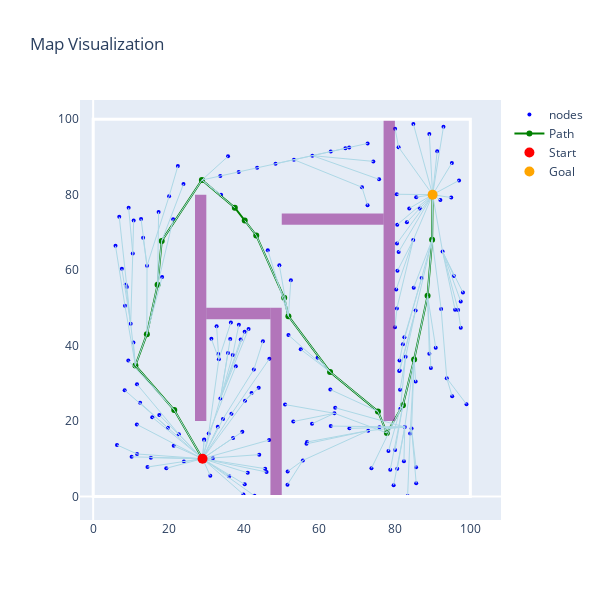

The notebook cell this image was saved under:
### Code cell
visualize_map_shapes(maze_map.grid, obs=maze_map.obstacles, start=maze_map.start, goal=maze_map.goal, path=result2.path, nodes=list(map(lambda x: x.position, result2.nodes)), edges=result2.edges)

### Figure 1 — Plotly figure (JSON) as saved in the notebook; plotly's stock layout.template omitted (floating-point values rounded to 4 significant figures; data arrays with more than 128 entries replaced by an {"elided": "..."} marker saying what was removed)
{"data": [{"marker": {"color": "blue", "size": 4}, "mode": "markers", "name": "nodes", "type": "scatter", "x": {"elided": "195 float values"}, "y": {"elided": "195 float values"}}, {"line": {"color": "green"}, "marker": {"size": 6}, "mode": "lines+markers", "name": "Path", "type": "scatter", "x": [29, 21.5, 11.19, 14.23, 17.08, 18.17, 28.82, 37.56, 40.18, 43.24, 50.65, 51.76, 62.81, 75.51, 77.88, 82.13, 85.09, 88.66, 89.87, 90], "y": [10, 22.89, 34.73, 43.02, 56.09, 67.74, 83.88, 76.54, 73.15, 69.2, 52.66, 47.79, 33.0, 22.54, 16.83, 24.2, 36.31, 53.17, 68.07, 80]}, {"hoverinfo": "skip", "line": {"color": "lightblue", "width": 1}, "mode": "lines", "showlegend": false, "type": "scatter", "x": [29, 29.43], "y": [10, 14.98]}, {"hoverinfo": "skip", "line": {"color": "lightblue", "width": 1}, "mode": "lines", "showlegend": false, "type": "scatter", "x": [90, 86.59], "y": [80, 76.34]}, {"hoverinfo": "skip", "line": {"color": "lightblue", "width": 1}, "mode": "lines", "showlegend": false, "type": "scatter", "x": [86.59, 83.18], "y": [76.34, 72.68]}, {"hoverinfo": "skip", "line": {"color": "lightblue", "width": 1}, "mode": "lines", "showlegend": false, "type": "scatter", "x": [90, 84.87], "y": [80, 67.98]}, {"hoverinfo": "skip", "line": {"color": "lightblue", "width": 1}, "mode": "lines", "showlegend": false, "type": "scatter", "x": [29, 33.05], "y": [10, 18.44]}, {"hoverinfo": "skip", "line": {"color": "lightblue", "width": 1}, "mode": "lines", "showlegend": false, "type": "scatter", "x": [29, 36.66], "y": [10, 21.89]}, {"hoverinfo": "skip", "line": {"color": "lightblue", "width": 1}, "mode": "lines", "showlegend": false, "type": "scatter", "x": [29, 40.28], "y": [10, 25.35]}, {"hoverinfo": "skip", "line": {"color": "lightblue", "width": 1}, "mode": "lines", "showlegend": false, "type": "scatter", "x": [40.28, 43.89], "y": [25.35, 28.8]}, {"hoverinfo": "skip", "line": {"color": "lightblue", "width": 1}, "mode": "lines", "showlegend": false, "type": "scatter", "x": [90, 80.99], "y": [80, 64.82]}, {"hoverinfo": "skip", "line": {"color": "lightblue", "width": 1}, "mode": "lines", "showlegend": false, "type": "scatter", "x": [84.87, 80.68], "y": [67.98, 59.83]}, {"hoverinfo": "skip", "line": {"color": "lightblue", "width": 1}, "mode": "lines", "showlegend": false, "type": "scatter", "x": [36.66, 46.72], "y": [21.89, 36.47]}, {"hoverinfo": "skip", "line": {"color": "lightblue", "width": 1}, "mode": "lines", "showlegend": false, "type": "scatter", "x": [42.6, 45.01], "y": [33.63, 41.17]}, {"hoverinfo": "skip", "line": {"color": "lightblue", "width": 1}, "mode": "lines", "showlegend": false, "type": "scatter", "x": [84.87, 80.35], "y": [67.98, 54.84]}, {"hoverinfo": "skip", "line": {"color": "lightblue", "width": 1}, "mode": "lines", "showlegend": false, "type": "scatter", "x": [90, 80.62], "y": [80, 72.04]}, {"hoverinfo": "skip", "line": {"color": "lightblue", "width": 1}, "mode": "lines", "showlegend": false, "type": "scatter", "x": [90, 94.94], "y": [80, 79.23]}, {"hoverinfo": "skip", "line": {"color": "lightblue", "width": 1}, "mode": "lines", "showlegend": false, "type": "scatter", "x": [90, 89.87], "y": [80, 68.07]}, {"hoverinfo": "skip", "line": {"color": "lightblue", "width": 1}, "mode": "lines", "showlegend": false, "type": "scatter", "x": [29, 33.74], "y": [10, 25.95]}, {"hoverinfo": "skip", "line": {"color": "lightblue", "width": 1}, "mode": "lines", "showlegend": false, "type": "scatter", "x": [33.74, 41.21], "y": [25.95, 44.41]}, {"hoverinfo": "skip", "line": {"color": "lightblue", "width": 1}, "mode": "lines", "showlegend": false, "type": "scatter", "x": [33.74, 36.34], "y": [25.95, 41.75]}, {"hoverinfo": "skip", "line": {"color": "lightblue", "width": 1}, "mode": "lines", "showlegend": false, "type": "scatter", "x": [84.87, 80.52], "y": [67.98, 49.85]}, {"hoverinfo": "skip", "line": {"color": "lightblue", "width": 1}, "mode": "lines", "showlegend": false, "type": "scatter", "x": [80.52, 80.02], "y": [49.85, 44.87]}, {"hoverinfo": "skip", "line": {"color": "lightblue", "width": 1}, "mode": "lines", "showlegend": false, "type": "scatter", "x": [33.74, 40.16], "y": [25.95, 43.64]}, {"hoverinfo": "skip", "line": {"color": "lightblue", "width": 1}, "mode": "lines", "showlegend": false, "type": "scatter", "x": [33.74, 37.01], "y": [25.95, 37.52]}, {"hoverinfo": "skip", "line": {"color": "lightblue", "width": 1}, "mode": "lines", "showlegend": false, "type": "scatter", "x": [89.87, 85.49], "y": [68.07, 49.3]}, {"hoverinfo": "skip", "line": {"color": "lightblue", "width": 1}, "mode": "lines", "showlegend": false, "type": "scatter", "x": [29, 31.06], "y": [10, 5.444]}, {"hoverinfo": "skip", "line": {"color": "lightblue", "width": 1}, "mode": "lines", "showlegend": false, "type": "scatter", "x": [29, 36.06], "y": [10, 5.355]}, {"hoverinfo": "skip", "line": {"color": "lightblue", "width": 1}, "mode": "lines", "showlegend": false, "type": "scatter", "x": [89.87, 88.66], "y": [68.07, 53.17]}, {"hoverinfo": "skip", "line": {"color": "lightblue", "width": 1}, "mode": "lines", "showlegend": false, "type": "scatter", "x": [88.66, 85.09], "y": [53.17, 36.31]}, {"hoverinfo": "skip", "line": {"color": "lightblue", "width": 1}, "mode": "lines", "showlegend": false, "type": "scatter", "x": [85.49, 81.14], "y": [49.3, 33.25]}, {"hoverinfo": "skip", "line": {"color": "lightblue", "width": 1}, "mode": "lines", "showlegend": false, "type": "scatter", "x": [29, 40.98], "y": [10, 6.244]}, {"hoverinfo": "skip", "line": {"color": "lightblue", "width": 1}, "mode": "lines", "showlegend": false, "type": "scatter", "x": [89.87, 92.26], "y": [68.07, 49.7]}, {"hoverinfo": "skip", "line": {"color": "lightblue", "width": 1}, "mode": "lines", "showlegend": false, "type": "scatter", "x": [29, 45.98], "y": [10, 6.463]}, {"hoverinfo": "skip", "line": {"color": "lightblue", "width": 1}, "mode": "lines", "showlegend": false, "type": "scatter", "x": [90, 97.0], "y": [80, 83.78]}, {"hoverinfo": "skip", "line": {"color": "lightblue", "width": 1}, "mode": "lines", "showlegend": false, "type": "scatter", "x": [33.74, 35.75], "y": [25.95, 38.05]}, {"hoverinfo": "skip", "line": {"color": "lightblue", "width": 1}, "mode": "lines", "showlegend": false, "type": "scatter", "x": [90, 95.11], "y": [80, 88.41]}, {"hoverinfo": "skip", "line": {"color": "lightblue", "width": 1}, "mode": "lines", "showlegend": false, "type": "scatter", "x": [29, 40.18], "y": [10, 3.193]}, {"hoverinfo": "skip", "line": {"color": "lightblue", "width": 1}, "mode": "lines", "showlegend": false, "type": "scatter", "x": [90, 83.81], "y": [80, 76.37]}, {"hoverinfo": "skip", "line": {"color": "lightblue", "width": 1}, "mode": "lines", "showlegend": false, "type": "scatter", "x": [29, 31.73], "y": [10, 10.14]}, {"hoverinfo": "skip", "line": {"color": "lightblue", "width": 1}, "mode": "lines", "showlegend": false, "type": "scatter", "x": [90, 80.5], "y": [80, 80.11]}, {"hoverinfo": "skip", "line": {"color": "lightblue", "width": 1}, "mode": "lines", "showlegend": false, "type": "scatter", "x": [29, 24.06], "y": [10, 9.224]}, {"hoverinfo": "skip", "line": {"color": "lightblue", "width": 1}, "mode": "lines", "showlegend": false, "type": "scatter", "x": [90, 91.22], "y": [80, 91.54]}, {"hoverinfo": "skip", "line": {"color": "lightblue", "width": 1}, "mode": "lines", "showlegend": false, "type": "scatter", "x": [29, 21.36], "y": [10, 13.43]}, {"hoverinfo": "skip", "line": {"color": "lightblue", "width": 1}, "mode": "lines", "showlegend": false, "type": "scatter", "x": [40.28, 42.0], "y": [25.35, 27.4]}, {"hoverinfo": "skip", "line": {"color": "lightblue", "width": 1}, "mode": "lines", "showlegend": false, "type": "scatter", "x": [29, 19.38], "y": [10, 7.452]}, {"hoverinfo": "skip", "line": {"color": "lightblue", "width": 1}, "mode": "lines", "showlegend": false, "type": "scatter", "x": [88.66, 89.54], "y": [53.17, 34.02]}, {"hoverinfo": "skip", "line": {"color": "lightblue", "width": 1}, "mode": "lines", "showlegend": false, "type": "scatter", "x": [29, 30.63], "y": [10, 16.69]}, {"hoverinfo": "skip", "line": {"color": "lightblue", "width": 1}, "mode": "lines", "showlegend": false, "type": "scatter", "x": [29, 19.81], "y": [10, 18.19]}, {"hoverinfo": "skip", "line": {"color": "lightblue", "width": 1}, "mode": "lines", "showlegend": false, "type": "scatter", "x": [92.26, 93.76], "y": [49.7, 31.34]}, {"hoverinfo": "skip", "line": {"color": "lightblue", "width": 1}, "mode": "lines", "showlegend": false, "type": "scatter", "x": [29, 14.4], "y": [10, 7.79]}, {"hoverinfo": "skip", "line": {"color": "lightblue", "width": 1}, "mode": "lines", "showlegend": false, "type": "scatter", "x": [89.87, 87.08], "y": [68.07, 57.92]}, {"hoverinfo": "skip", "line": {"color": "lightblue", "width": 1}, "mode": "lines", "showlegend": false, "type": "scatter", "x": [87.08, 82.13], "y": [57.92, 40.33]}, {"hoverinfo": "skip", "line": {"color": "lightblue", "width": 1}, "mode": "lines", "showlegend": false, "type": "scatter", "x": [29, 22.71], "y": [10, 16.49]}, {"hoverinfo": "skip", "line": {"color": "lightblue", "width": 1}, "mode": "lines", "showlegend": false, "type": "scatter", "x": [29, 10.19], "y": [10, 10.5]}, {"hoverinfo": "skip", "line": {"color": "lightblue", "width": 1}, "mode": "lines", "showlegend": false, "type": "scatter", "x": [29, 15.67], "y": [10, 20.99]}, {"hoverinfo": "skip", "line": {"color": "lightblue", "width": 1}, "mode": "lines", "showlegend": false, "type": "scatter", "x": [90, 89.13], "y": [80, 96.09]}, {"hoverinfo": "skip", "line": {"color": "lightblue", "width": 1}, "mode": "lines", "showlegend": false, "type": "scatter", "x": [29, 44.03], "y": [10, 11.07]}, {"hoverinfo": "skip", "line": {"color": "lightblue", "width": 1}, "mode": "lines", "showlegend": false, "type": "scatter", "x": [90, 84.89], "y": [80, 98.74]}, {"hoverinfo": "skip", "line": {"color": "lightblue", "width": 1}, "mode": "lines", "showlegend": false, "type": "scatter", "x": [30.63, 37.81], "y": [16.69, 34.51]}, {"hoverinfo": "skip", "line": {"color": "lightblue", "width": 1}, "mode": "lines", "showlegend": false, "type": "scatter", "x": [88.66, 89.13], "y": [53.17, 37.82]}, {"hoverinfo": "skip", "line": {"color": "lightblue", "width": 1}, "mode": "lines", "showlegend": false, "type": "scatter", "x": [29, 15.3], "y": [10, 10.26]}, {"hoverinfo": "skip", "line": {"color": "lightblue", "width": 1}, "mode": "lines", "showlegend": false, "type": "scatter", "x": [30.63, 33.33], "y": [16.69, 36.39]}, {"hoverinfo": "skip", "line": {"color": "lightblue", "width": 1}, "mode": "lines", "showlegend": false, "type": "scatter", "x": [33.33, 36.51], "y": [36.39, 46.14]}, {"hoverinfo": "skip", "line": {"color": "lightblue", "width": 1}, "mode": "lines", "showlegend": false, "type": "scatter", "x": [33.33, 31.34], "y": [36.39, 41.77]}, {"hoverinfo": "skip", "line": {"color": "lightblue", "width": 1}, "mode": "lines", "showlegend": false, "type": "scatter", "x": [33.33, 33.18], "y": [36.39, 37.74]}, {"hoverinfo": "skip", "line": {"color": "lightblue", "width": 1}, "mode": "lines", "showlegend": false, "type": "scatter", "x": [85.09, 82.63], "y": [36.31, 18.39]}, {"hoverinfo": "skip", "line": {"color": "lightblue", "width": 1}, "mode": "lines", "showlegend": false, "type": "scatter", "x": [33.33, 32.73], "y": [36.39, 45.14]}, {"hoverinfo": "skip", "line": {"color": "lightblue", "width": 1}, "mode": "lines", "showlegend": false, "type": "scatter", "x": [19.81, 12.45], "y": [18.19, 24.81]}, {"hoverinfo": "skip", "line": {"color": "lightblue", "width": 1}, "mode": "lines", "showlegend": false, "type": "scatter", "x": [82.63, 72.91], "y": [18.39, 17.43]}, {"hoverinfo": "skip", "line": {"color": "lightblue", "width": 1}, "mode": "lines", "showlegend": false, "type": "scatter", "x": [82.63, 67.95], "y": [18.39, 18.04]}, {"hoverinfo": "skip", "line": {"color": "lightblue", "width": 1}, "mode": "lines", "showlegend": false, "type": "scatter", "x": [82.63, 62.99], "y": [18.39, 18.64]}, {"hoverinfo": "skip", "line": {"color": "lightblue", "width": 1}, "mode": "lines", "showlegend": false, "type": "scatter", "x": [82.13, 81.22], "y": [40.33, 36.06]}, {"hoverinfo": "skip", "line": {"color": "lightblue", "width": 1}, "mode": "lines", "showlegend": false, "type": "scatter", "x": [22.71, 11.62], "y": [16.49, 29.74]}, {"hoverinfo": "skip", "line": {"color": "lightblue", "width": 1}, "mode": "lines", "showlegend": false, "type": "scatter", "x": [90, 80.56], "y": [80, 67.08]}, {"hoverinfo": "skip", "line": {"color": "lightblue", "width": 1}, "mode": "lines", "showlegend": false, "type": "scatter", "x": [29, 11.64], "y": [10, 11.24]}, {"hoverinfo": "skip", "line": {"color": "lightblue", "width": 1}, "mode": "lines", "showlegend": false, "type": "scatter", "x": [72.91, 56.71], "y": [17.43, 14.43]}, {"hoverinfo": "skip", "line": {"color": "lightblue", "width": 1}, "mode": "lines", "showlegend": false, "type": "scatter", "x": [29, 37.1], "y": [10, 15.51]}, {"hoverinfo": "skip", "line": {"color": "lightblue", "width": 1}, "mode": "lines", "showlegend": false, "type": "scatter", "x": [11.64, 6.313], "y": [11.24, 13.65]}, {"hoverinfo": "skip", "line": {"color": "lightblue", "width": 1}, "mode": "lines", "showlegend": false, "type": "scatter", "x": [72.91, 55.6], "y": [17.43, 9.55]}, {"hoverinfo": "skip", "line": {"color": "lightblue", "width": 1}, "mode": "lines", "showlegend": false, "type": "scatter", "x": [82.63, 64.17], "y": [18.39, 23.5]}, {"hoverinfo": "skip", "line": {"color": "lightblue", "width": 1}, "mode": "lines", "showlegend": false, "type": "scatter", "x": [37.01, 38.63], "y": [37.52, 45.53]}, {"hoverinfo": "skip", "line": {"color": "lightblue", "width": 1}, "mode": "lines", "showlegend": false, "type": "scatter", "x": [85.49, 81.28], "y": [49.3, 33.41]}, {"hoverinfo": "skip", "line": {"color": "lightblue", "width": 1}, "mode": "lines", "showlegend": false, "type": "scatter", "x": [11.19, 10.66], "y": [34.73, 40.83]}, {"hoverinfo": "skip", "line": {"color": "lightblue", "width": 1}, "mode": "lines", "showlegend": false, "type": "scatter", "x": [82.63, 75.9], "y": [18.39, 18.35]}, {"hoverinfo": "skip", "line": {"color": "lightblue", "width": 1}, "mode": "lines", "showlegend": false, "type": "scatter", "x": [11.19, 9.944], "y": [34.73, 45.78]}, {"hoverinfo": "skip", "line": {"color": "lightblue", "width": 1}, "mode": "lines", "showlegend": false, "type": "scatter", "x": [55.6, 51.56], "y": [9.55, 6.6]}, {"hoverinfo": "skip", "line": {"color": "lightblue", "width": 1}, "mode": "lines", "showlegend": false, "type": "scatter", "x": [11.19, 8.432], "y": [34.73, 50.55]}, {"hoverinfo": "skip", "line": {"color": "lightblue", "width": 1}, "mode": "lines", "showlegend": false, "type": "scatter", "x": [29, 42.77], "y": [10, 0.1406]}, {"hoverinfo": "skip", "line": {"color": "lightblue", "width": 1}, "mode": "lines", "showlegend": false, "type": "scatter", "x": [72.91, 56.56], "y": [17.43, 13.93]}, {"hoverinfo": "skip", "line": {"color": "lightblue", "width": 1}, "mode": "lines", "showlegend": false, "type": "scatter", "x": [29, 29.42], "y": [10, 15.06]}, {"hoverinfo": "skip", "line": {"color": "lightblue", "width": 1}, "mode": "lines", "showlegend": false, "type": "scatter", "x": [81.45, 78.29], "y": [23.25, 12.01]}, {"hoverinfo": "skip", "line": {"color": "lightblue", "width": 1}, "mode": "lines", "showlegend": false, "type": "scatter", "x": [29, 39.55], "y": [10, 17.14]}, {"hoverinfo": "skip", "line": {"color": "lightblue", "width": 1}, "mode": "lines", "showlegend": false, "type": "scatter", "x": [85.09, 84.04], "y": [36.31, 16.68]}, {"hoverinfo": "skip", "line": {"color": "lightblue", "width": 1}, "mode": "lines", "showlegend": false, "type": "scatter", "x": [9.944, 8.932], "y": [45.78, 55.52]}, {"hoverinfo": "skip", "line": {"color": "lightblue", "width": 1}, "mode": "lines", "showlegend": false, "type": "scatter", "x": [90, 92.06], "y": [80, 78.56]}, {"hoverinfo": "skip", "line": {"color": "lightblue", "width": 1}, "mode": "lines", "showlegend": false, "type": "scatter", "x": [9.944, 7.602], "y": [45.78, 60.34]}, {"hoverinfo": "skip", "line": {"color": "lightblue", "width": 1}, "mode": "lines", "showlegend": false, "type": "scatter", "x": [9.944, 10.5], "y": [45.78, 64.42]}, {"hoverinfo": "skip", "line": {"color": "lightblue", "width": 1}, "mode": "lines", "showlegend": false, "type": "scatter", "x": [87.08, 82.51], "y": [57.92, 42.18]}, {"hoverinfo": "skip", "line": {"color": "lightblue", "width": 1}, "mode": "lines", "showlegend": false, "type": "scatter", "x": [85.09, 84.42], "y": [36.31, 17.98]}, {"hoverinfo": "skip", "line": {"color": "lightblue", "width": 1}, "mode": "lines", "showlegend": false, "type": "scatter", "x": [29, 11.58], "y": [10, 19.09]}, {"hoverinfo": "skip", "line": {"color": "lightblue", "width": 1}, "mode": "lines", "showlegend": false, "type": "scatter", "x": [85.09, 82.13], "y": [36.31, 24.2]}, {"hoverinfo": "skip", "line": {"color": "lightblue", "width": 1}, "mode": "lines", "showlegend": false, "type": "scatter", "x": [82.13, 77.88], "y": [24.2, 16.83]}, {"hoverinfo": "skip", "line": {"color": "lightblue", "width": 1}, "mode": "lines", "showlegend": false, "type": "scatter", "x": [82.13, 80.06], "y": [24.2, 12.33]}, {"hoverinfo": "skip", "line": {"color": "lightblue", "width": 1}, "mode": "lines", "showlegend": false, "type": "scatter", "x": [82.13, 78.76], "y": [24.2, 7.035]}, {"hoverinfo": "skip", "line": {"color": "lightblue", "width": 1}, "mode": "lines", "showlegend": false, "type": "scatter", "x": [9.944, 8.624], "y": [45.78, 56.09]}, {"hoverinfo": "skip", "line": {"color": "lightblue", "width": 1}, "mode": "lines", "showlegend": false, "type": "scatter", "x": [29, 34.42], "y": [10, 20.53]}, {"hoverinfo": "skip", "line": {"color": "lightblue", "width": 1}, "mode": "lines", "showlegend": false, "type": "scatter", "x": [34.42, 42.6], "y": [20.53, 33.63]}, {"hoverinfo": "skip", "line": {"color": "lightblue", "width": 1}, "mode": "lines", "showlegend": false, "type": "scatter", "x": [62.81, 59.49], "y": [33.0, 36.74]}, {"hoverinfo": "skip", "line": {"color": "lightblue", "width": 1}, "mode": "lines", "showlegend": false, "type": "scatter", "x": [19.81, 8.343], "y": [18.19, 28.18]}, {"hoverinfo": "skip", "line": {"color": "lightblue", "width": 1}, "mode": "lines", "showlegend": false, "type": "scatter", "x": [62.81, 55.03], "y": [33.0, 39.0]}, {"hoverinfo": "skip", "line": {"color": "lightblue", "width": 1}, "mode": "lines", "showlegend": false, "type": "scatter", "x": [62.81, 51.77], "y": [33.0, 42.79]}, {"hoverinfo": "skip", "line": {"color": "lightblue", "width": 1}, "mode": "lines", "showlegend": false, "type": "scatter", "x": [82.63, 80.62], "y": [18.39, 7.333]}, {"hoverinfo": "skip", "line": {"color": "lightblue", "width": 1}, "mode": "lines", "showlegend": false, "type": "scatter", "x": [29, 21.5], "y": [10, 22.89]}, {"hoverinfo": "skip", "line": {"color": "lightblue", "width": 1}, "mode": "lines", "showlegend": false, "type": "scatter", "x": [21.5, 11.19], "y": [22.89, 34.73]}, {"hoverinfo": "skip", "line": {"color": "lightblue", "width": 1}, "mode": "lines", "showlegend": false, "type": "scatter", "x": [21.5, 9.318], "y": [22.89, 36.02]}, {"hoverinfo": "skip", "line": {"color": "lightblue", "width": 1}, "mode": "lines", "showlegend": false, "type": "scatter", "x": [90, 92.65], "y": [80, 64.93]}, {"hoverinfo": "skip", "line": {"color": "lightblue", "width": 1}, "mode": "lines", "showlegend": false, "type": "scatter", "x": [92.65, 95.96], "y": [64.93, 49.49]}, {"hoverinfo": "skip", "line": {"color": "lightblue", "width": 1}, "mode": "lines", "showlegend": false, "type": "scatter", "x": [92.65, 98.05], "y": [64.93, 54.04]}, {"hoverinfo": "skip", "line": {"color": "lightblue", "width": 1}, "mode": "lines", "showlegend": false, "type": "scatter", "x": [92.65, 95.65], "y": [64.93, 58.43]}, {"hoverinfo": "skip", "line": {"color": "lightblue", "width": 1}, "mode": "lines", "showlegend": false, "type": "scatter", "x": [92.65, 97.46], "y": [64.93, 51.71]}, {"hoverinfo": "skip", "line": {"color": "lightblue", "width": 1}, "mode": "lines", "showlegend": false, "type": "scatter", "x": [55.6, 51.52], "y": [9.55, 3.121]}, {"hoverinfo": "skip", "line": {"color": "lightblue", "width": 1}, "mode": "lines", "showlegend": false, "type": "scatter", "x": [18.17, 23.94], "y": [67.74, 82.8]}, {"hoverinfo": "skip", "line": {"color": "lightblue", "width": 1}, "mode": "lines", "showlegend": false, "type": "scatter", "x": [84.42, 85.61], "y": [17.98, 7.731]}, {"hoverinfo": "skip", "line": {"color": "lightblue", "width": 1}, "mode": "lines", "showlegend": false, "type": "scatter", "x": [29, 45.61], "y": [10, 7.346]}, {"hoverinfo": "skip", "line": {"color": "lightblue", "width": 1}, "mode": "lines", "showlegend": false, "type": "scatter", "x": [92.65, 96.76], "y": [64.93, 49.45]}, {"hoverinfo": "skip", "line": {"color": "lightblue", "width": 1}, "mode": "lines", "showlegend": false, "type": "scatter", "x": [96.76, 97.47], "y": [49.45, 44.73]}, {"hoverinfo": "skip", "line": {"color": "lightblue", "width": 1}, "mode": "lines", "showlegend": false, "type": "scatter", "x": [11.19, 14.23], "y": [34.73, 43.02]}, {"hoverinfo": "skip", "line": {"color": "lightblue", "width": 1}, "mode": "lines", "showlegend": false, "type": "scatter", "x": [90, 85.65], "y": [80, 79.35]}, {"hoverinfo": "skip", "line": {"color": "lightblue", "width": 1}, "mode": "lines", "showlegend": false, "type": "scatter", "x": [29, 39.84], "y": [10, 0.5089]}, {"hoverinfo": "skip", "line": {"color": "lightblue", "width": 1}, "mode": "lines", "showlegend": false, "type": "scatter", "x": [90, 92.88], "y": [80, 98.04]}, {"hoverinfo": "skip", "line": {"color": "lightblue", "width": 1}, "mode": "lines", "showlegend": false, "type": "scatter", "x": [18.17, 28.82], "y": [67.74, 83.88]}, {"hoverinfo": "skip", "line": {"color": "lightblue", "width": 1}, "mode": "lines", "showlegend": false, "type": "scatter", "x": [28.82, 33.71], "y": [83.88, 84.96]}, {"hoverinfo": "skip", "line": {"color": "lightblue", "width": 1}, "mode": "lines", "showlegend": false, "type": "scatter", "x": [33.71, 38.59], "y": [84.96, 86.04]}, {"hoverinfo": "skip", "line": {"color": "lightblue", "width": 1}, "mode": "lines", "showlegend": false, "type": "scatter", "x": [38.59, 43.47], "y": [86.04, 87.12]}, {"hoverinfo": "skip", "line": {"color": "lightblue", "width": 1}, "mode": "lines", "showlegend": false, "type": "scatter", "x": [43.47, 48.35], "y": [87.12, 88.2]}, {"hoverinfo": "skip", "line": {"color": "lightblue", "width": 1}, "mode": "lines", "showlegend": false, "type": "scatter", "x": [48.35, 53.23], "y": [88.2, 89.27]}, {"hoverinfo": "skip", "line": {"color": "lightblue", "width": 1}, "mode": "lines", "showlegend": false, "type": "scatter", "x": [53.23, 58.12], "y": [89.27, 90.35]}, {"hoverinfo": "skip", "line": {"color": "lightblue", "width": 1}, "mode": "lines", "showlegend": false, "type": "scatter", "x": [58.12, 63.0], "y": [90.35, 91.43]}, {"hoverinfo": "skip", "line": {"color": "lightblue", "width": 1}, "mode": "lines", "showlegend": false, "type": "scatter", "x": [63.0, 67.88], "y": [91.43, 92.51]}, {"hoverinfo": "skip", "line": {"color": "lightblue", "width": 1}, "mode": "lines", "showlegend": false, "type": "scatter", "x": [67.88, 72.76], "y": [92.51, 93.59]}, {"hoverinfo": "skip", "line": {"color": "lightblue", "width": 1}, "mode": "lines", "showlegend": false, "type": "scatter", "x": [84.42, 85.65], "y": [17.98, 3.487]}, {"hoverinfo": "skip", "line": {"color": "lightblue", "width": 1}, "mode": "lines", "showlegend": false, "type": "scatter", "x": [28.82, 35.75], "y": [83.88, 90.16]}, {"hoverinfo": "skip", "line": {"color": "lightblue", "width": 1}, "mode": "lines", "showlegend": false, "type": "scatter", "x": [85.49, 82.85], "y": [49.3, 37.02]}, {"hoverinfo": "skip", "line": {"color": "lightblue", "width": 1}, "mode": "lines", "showlegend": false, "type": "scatter", "x": [82.85, 81.37], "y": [37.02, 28.25]}, {"hoverinfo": "skip", "line": {"color": "lightblue", "width": 1}, "mode": "lines", "showlegend": false, "type": "scatter", "x": [82.85, 81.45], "y": [37.02, 23.25]}, {"hoverinfo": "skip", "line": {"color": "lightblue", "width": 1}, "mode": "lines", "showlegend": false, "type": "scatter", "x": [48.35, 66.88], "y": [88.2, 92.29]}, {"hoverinfo": "skip", "line": {"color": "lightblue", "width": 1}, "mode": "lines", "showlegend": false, "type": "scatter", "x": [88.66, 90.83], "y": [53.17, 39.4]}, {"hoverinfo": "skip", "line": {"color": "lightblue", "width": 1}, "mode": "lines", "showlegend": false, "type": "scatter", "x": [14.23, 14.28], "y": [43.02, 61.14]}, {"hoverinfo": "skip", "line": {"color": "lightblue", "width": 1}, "mode": "lines", "showlegend": false, "type": "scatter", "x": [14.28, 13.25], "y": [61.14, 68.6]}, {"hoverinfo": "skip", "line": {"color": "lightblue", "width": 1}, "mode": "lines", "showlegend": false, "type": "scatter", "x": [14.28, 12.7], "y": [61.14, 73.57]}, {"hoverinfo": "skip", "line": {"color": "lightblue", "width": 1}, "mode": "lines", "showlegend": false, "type": "scatter", "x": [14.28, 20.13], "y": [61.14, 79.57]}, {"hoverinfo": "skip", "line": {"color": "lightblue", "width": 1}, "mode": "lines", "showlegend": false, "type": "scatter", "x": [77.88, 75.51], "y": [16.83, 22.54]}, {"hoverinfo": "skip", "line": {"color": "lightblue", "width": 1}, "mode": "lines", "showlegend": false, "type": "scatter", "x": [75.51, 62.88], "y": [22.54, 28.33]}, {"hoverinfo": "skip", "line": {"color": "lightblue", "width": 1}, "mode": "lines", "showlegend": false, "type": "scatter", "x": [75.51, 62.81], "y": [22.54, 33.0]}, {"hoverinfo": "skip", "line": {"color": "lightblue", "width": 1}, "mode": "lines", "showlegend": false, "type": "scatter", "x": [20.13, 22.45], "y": [79.57, 87.57]}, {"hoverinfo": "skip", "line": {"color": "lightblue", "width": 1}, "mode": "lines", "showlegend": false, "type": "scatter", "x": [84.04, 83.37], "y": [16.68, 0.1061]}, {"hoverinfo": "skip", "line": {"color": "lightblue", "width": 1}, "mode": "lines", "showlegend": false, "type": "scatter", "x": [8.432, 5.921], "y": [50.55, 66.43]}, {"hoverinfo": "skip", "line": {"color": "lightblue", "width": 1}, "mode": "lines", "showlegend": false, "type": "scatter", "x": [85.09, 85.5], "y": [36.31, 30.47]}, {"hoverinfo": "skip", "line": {"color": "lightblue", "width": 1}, "mode": "lines", "showlegend": false, "type": "scatter", "x": [14.23, 18.28], "y": [43.02, 58.14]}, {"hoverinfo": "skip", "line": {"color": "lightblue", "width": 1}, "mode": "lines", "showlegend": false, "type": "scatter", "x": [90, 80.98], "y": [80, 92.59]}, {"hoverinfo": "skip", "line": {"color": "lightblue", "width": 1}, "mode": "lines", "showlegend": false, "type": "scatter", "x": [80.98, 80.05], "y": [92.59, 97.51]}, {"hoverinfo": "skip", "line": {"color": "lightblue", "width": 1}, "mode": "lines", "showlegend": false, "type": "scatter", "x": [29, 17.53], "y": [10, 21.59]}, {"hoverinfo": "skip", "line": {"color": "lightblue", "width": 1}, "mode": "lines", "showlegend": false, "type": "scatter", "x": [89.87, 84.99], "y": [68.07, 55.35]}, {"hoverinfo": "skip", "line": {"color": "lightblue", "width": 1}, "mode": "lines", "showlegend": false, "type": "scatter", "x": [58.12, 74.29], "y": [90.35, 88.83]}, {"hoverinfo": "skip", "line": {"color": "lightblue", "width": 1}, "mode": "lines", "showlegend": false, "type": "scatter", "x": [58.12, 75.81], "y": [90.35, 84.07]}, {"hoverinfo": "skip", "line": {"color": "lightblue", "width": 1}, "mode": "lines", "showlegend": false, "type": "scatter", "x": [33.74, 39.11], "y": [25.95, 41.58]}, {"hoverinfo": "skip", "line": {"color": "lightblue", "width": 1}, "mode": "lines", "showlegend": false, "type": "scatter", "x": [77.88, 63.95], "y": [16.83, 22.03]}, {"hoverinfo": "skip", "line": {"color": "lightblue", "width": 1}, "mode": "lines", "showlegend": false, "type": "scatter", "x": [63.95, 58.03], "y": [22.03, 19.25]}, {"hoverinfo": "skip", "line": {"color": "lightblue", "width": 1}, "mode": "lines", "showlegend": false, "type": "scatter", "x": [63.95, 53.06], "y": [22.03, 19.86]}, {"hoverinfo": "skip", "line": {"color": "lightblue", "width": 1}, "mode": "lines", "showlegend": false, "type": "scatter", "x": [63.95, 50.88], "y": [22.03, 24.35]}, {"hoverinfo": "skip", "line": {"color": "lightblue", "width": 1}, "mode": "lines", "showlegend": false, "type": "scatter", "x": [28.82, 33.91], "y": [83.88, 79.96]}, {"hoverinfo": "skip", "line": {"color": "lightblue", "width": 1}, "mode": "lines", "showlegend": false, "type": "scatter", "x": [93.76, 95.19], "y": [31.34, 26.54]}, {"hoverinfo": "skip", "line": {"color": "lightblue", "width": 1}, "mode": "lines", "showlegend": false, "type": "scatter", "x": [29, 46.67], "y": [10, 14.95]}, {"hoverinfo": "skip", "line": {"color": "lightblue", "width": 1}, "mode": "lines", "showlegend": false, "type": "scatter", "x": [93.76, 98.99], "y": [31.34, 24.43]}, {"hoverinfo": "skip", "line": {"color": "lightblue", "width": 1}, "mode": "lines", "showlegend": false, "type": "scatter", "x": [14.23, 17.08], "y": [43.02, 56.09]}, {"hoverinfo": "skip", "line": {"color": "lightblue", "width": 1}, "mode": "lines", "showlegend": false, "type": "scatter", "x": [17.08, 17.35], "y": [56.09, 75.41]}, {"hoverinfo": "skip", "line": {"color": "lightblue", "width": 1}, "mode": "lines", "showlegend": false, "type": "scatter", "x": [17.08, 18.17], "y": [56.09, 67.74]}, {"hoverinfo": "skip", "line": {"color": "lightblue", "width": 1}, "mode": "lines", "showlegend": false, "type": "scatter", "x": [17.08, 21.21], "y": [56.09, 73.51]}, {"hoverinfo": "skip", "line": {"color": "lightblue", "width": 1}, "mode": "lines", "showlegend": false, "type": "scatter", "x": [82.63, 82.39], "y": [18.39, 9.324]}, {"hoverinfo": "skip", "line": {"color": "lightblue", "width": 1}, "mode": "lines", "showlegend": false, "type": "scatter", "x": [10.5, 9.405], "y": [64.42, 76.52]}, {"hoverinfo": "skip", "line": {"color": "lightblue", "width": 1}, "mode": "lines", "showlegend": false, "type": "scatter", "x": [81.45, 73.78], "y": [23.25, 7.452]}, {"hoverinfo": "skip", "line": {"color": "lightblue", "width": 1}, "mode": "lines", "showlegend": false, "type": "scatter", "x": [10.5, 10.73], "y": [64.42, 73.17]}, {"hoverinfo": "skip", "line": {"color": "lightblue", "width": 1}, "mode": "lines", "showlegend": false, "type": "scatter", "x": [82.63, 79.66], "y": [18.39, 2.987]}, {"hoverinfo": "skip", "line": {"color": "lightblue", "width": 1}, "mode": "lines", "showlegend": false, "type": "scatter", "x": [53.23, 71.27], "y": [89.27, 81.97]}, {"hoverinfo": "skip", "line": {"color": "lightblue", "width": 1}, "mode": "lines", "showlegend": false, "type": "scatter", "x": [62.81, 51.76], "y": [33.0, 47.79]}, {"hoverinfo": "skip", "line": {"color": "lightblue", "width": 1}, "mode": "lines", "showlegend": false, "type": "scatter", "x": [8.932, 6.914], "y": [55.52, 74.12]}, {"hoverinfo": "skip", "line": {"color": "lightblue", "width": 1}, "mode": "lines", "showlegend": false, "type": "scatter", "x": [51.76, 50.65], "y": [47.79, 52.66]}, {"hoverinfo": "skip", "line": {"color": "lightblue", "width": 1}, "mode": "lines", "showlegend": false, "type": "scatter", "x": [71.27, 72.75], "y": [81.97, 77.19]}, {"hoverinfo": "skip", "line": {"color": "lightblue", "width": 1}, "mode": "lines", "showlegend": false, "type": "scatter", "x": [51.76, 52.42], "y": [47.79, 57.33]}, {"hoverinfo": "skip", "line": {"color": "lightblue", "width": 1}, "mode": "lines", "showlegend": false, "type": "scatter", "x": [28.82, 37.56], "y": [83.88, 76.54]}, {"hoverinfo": "skip", "line": {"color": "lightblue", "width": 1}, "mode": "lines", "showlegend": false, "type": "scatter", "x": [51.76, 49.36], "y": [47.79, 61.29]}, {"hoverinfo": "skip", "line": {"color": "lightblue", "width": 1}, "mode": "lines", "showlegend": false, "type": "scatter", "x": [51.76, 46.3], "y": [47.79, 65.24]}, {"hoverinfo": "skip", "line": {"color": "lightblue", "width": 1}, "mode": "lines", "showlegend": false, "type": "scatter", "x": [50.65, 43.24], "y": [52.66, 69.2]}, {"hoverinfo": "skip", "line": {"color": "lightblue", "width": 1}, "mode": "lines", "showlegend": false, "type": "scatter", "x": [43.24, 40.18], "y": [69.2, 73.15]}, {"marker": {"color": "red", "size": 10}, "mode": "markers", "name": "Start", "type": "scatter", "x": [29], "y": [10]}, {"marker": {"color": "orange", "size": 10}, "mode": "markers", "name": "Goal", "type": "scatter", "x": [90], "y": [80]}], "layout": {"height": 600, "shapes": [{"fillcolor": "purple", "line": {"width": 0}, "opacity": 0.5, "type": "rect", "x0": 27, "x1": 30, "y0": 20, "y1": 80}, {"fillcolor": "purple", "line": {"width": 0}, "opacity": 0.5, "type": "rect", "x0": 47, "x1": 50, "y0": 0, "y1": 50}, {"fillcolor": "purple", "line": {"width": 0}, "opacity": 0.5, "type": "rect", "x0": 77, "x1": 80, "y0": 20, "y1": 100}, {"fillcolor": "purple", "line": {"width": 0}, "opacity": 0.5, "type": "rect", "x0": 30, "x1": 47, "y0": 47, "y1": 50}, {"fillcolor": "purple", "line": {"width": 0}, "opacity": 0.5, "type": "rect", "x0": 50, "x1": 77, "y0": 72, "y1": 75}, {"fillcolor": "rgba(0,0,0,0)", "layer": "above", "line": {"color": "white", "width": 3}, "type": "rect", "x0": 0, "x1": 100, "y0": 0, "y1": 100}], "title": {"text": "Map Visualization"}, "width": 600, "xaxis": {"scaleanchor": "y", "showgrid": false}, "yaxis": {"showgrid": false}}}
